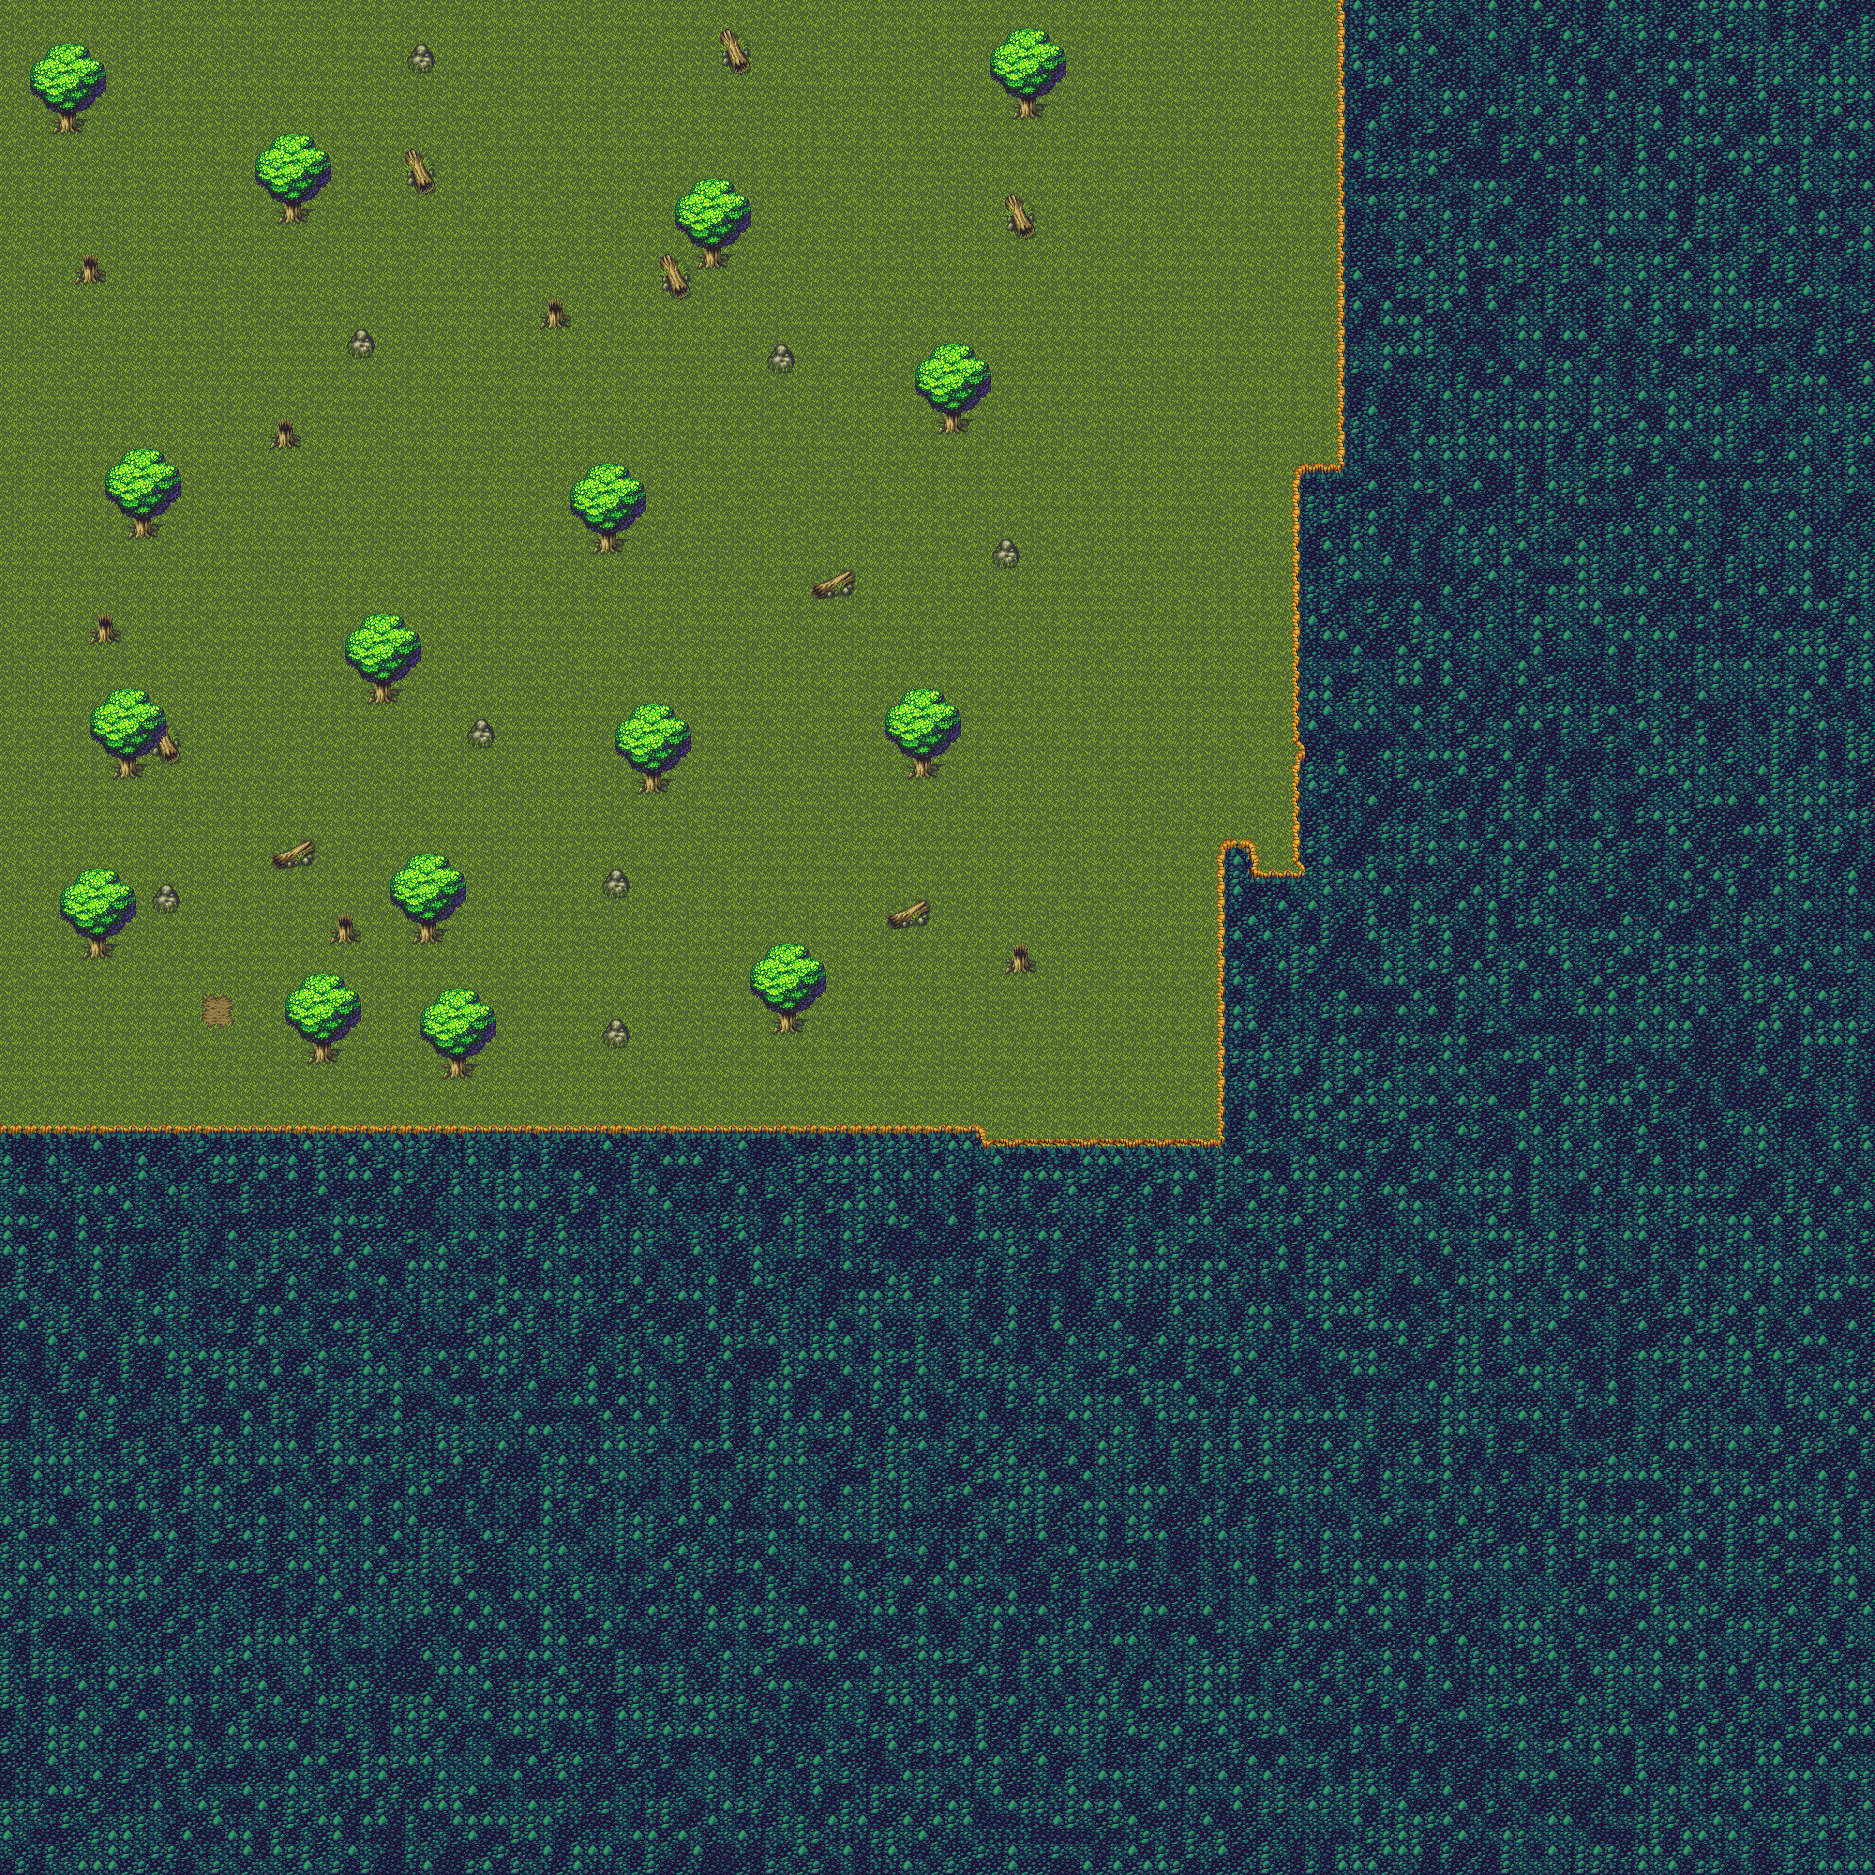

Below is a game level as drawn by its tile map, then a one-line description and the .tmx that defines it (tile-layer data replaced by summaries):
An orthogonal 125x125 tile map with 15x15 px tiles, 3 tile layers (ground, background, foreground) and 13 objects (9x npc-vector, player, merch, title, guide).

<map version="1.4" tiledversion="1.4.2" orientation="orthogonal" renderorder="right-down" width="125" height="125" tilewidth="15" tileheight="15" infinite="0" nextlayerid="5" nextobjectid="25">
 <editorsettings>
  <export target="../src/assets/maps/level1.json" format="json" />
 </editorsettings>
 <tileset firstgid="1" name="gentle forest, rabite palette" tilewidth="16" tileheight="16" tilecount="336" columns="21">
  <image source="19.05 - Gentle Forest 2.0a (free palettes)/gentle forest, rabite palette.png" width="336" height="256" />
  <tile id="9">
   <properties>
    <property name="collides" type="bool" value="true" />
   </properties>
  </tile>
  <tile id="10">
   <properties>
    <property name="collides" type="bool" value="true" />
   </properties>
  </tile>
  <tile id="11">
   <properties>
    <property name="collides" type="bool" value="true" />
   </properties>
  </tile>
  <tile id="12">
   <properties>
    <property name="collides" type="bool" value="true" />
   </properties>
  </tile>
  <tile id="13">
   <properties>
    <property name="collides" type="bool" value="true" />
   </properties>
  </tile>
  <tile id="14">
   <properties>
    <property name="collides" type="bool" value="true" />
   </properties>
  </tile>
  <tile id="26">
   <properties>
    <property name="collides" type="bool" value="true" />
   </properties>
  </tile>
  <tile id="27">
   <properties>
    <property name="collides" type="bool" value="true" />
   </properties>
  </tile>
  <tile id="28">
   <properties>
    <property name="collides" type="bool" value="true" />
   </properties>
  </tile>
  <tile id="29">
   <properties>
    <property name="collides" type="bool" value="true" />
   </properties>
  </tile>
  <tile id="30">
   <properties>
    <property name="collides" type="bool" value="true" />
   </properties>
  </tile>
  <tile id="31">
   <properties>
    <property name="collides" type="bool" value="true" />
   </properties>
  </tile>
  <tile id="32">
   <properties>
    <property name="collides" type="bool" value="true" />
   </properties>
  </tile>
  <tile id="33">
   <properties>
    <property name="collides" type="bool" value="true" />
   </properties>
  </tile>
  <tile id="34">
   <properties>
    <property name="collides" type="bool" value="true" />
   </properties>
  </tile>
  <tile id="35">
   <properties>
    <property name="collides" type="bool" value="true" />
   </properties>
  </tile>
  <tile id="49">
   <properties>
    <property name="collides" type="bool" value="true" />
   </properties>
  </tile>
  <tile id="50">
   <properties>
    <property name="collides" type="bool" value="true" />
   </properties>
  </tile>
  <tile id="51">
   <properties>
    <property name="collides" type="bool" value="true" />
   </properties>
  </tile>
  <tile id="52">
   <properties>
    <property name="collides" type="bool" value="true" />
   </properties>
  </tile>
  <tile id="53">
   <properties>
    <property name="collides" type="bool" value="true" />
   </properties>
  </tile>
  <tile id="54">
   <properties>
    <property name="collides" type="bool" value="true" />
   </properties>
  </tile>
  <tile id="55">
   <properties>
    <property name="collides" type="bool" value="true" />
   </properties>
  </tile>
  <tile id="56">
   <properties>
    <property name="collides" type="bool" value="true" />
   </properties>
  </tile>
  <tile id="68">
   <properties>
    <property name="collides" type="bool" value="true" />
   </properties>
  </tile>
  <tile id="69">
   <properties>
    <property name="collides" type="bool" value="true" />
   </properties>
  </tile>
  <tile id="70">
   <properties>
    <property name="collides" type="bool" value="true" />
   </properties>
  </tile>
  <tile id="71">
   <properties>
    <property name="collides" type="bool" value="true" />
   </properties>
  </tile>
  <tile id="72">
   <properties>
    <property name="collides" type="bool" value="true" />
   </properties>
  </tile>
  <tile id="73">
   <properties>
    <property name="collides" type="bool" value="true" />
   </properties>
  </tile>
  <tile id="74">
   <properties>
    <property name="collides" type="bool" value="true" />
   </properties>
  </tile>
  <tile id="75">
   <properties>
    <property name="collides" type="bool" value="true" />
   </properties>
  </tile>
  <tile id="76">
   <properties>
    <property name="collides" type="bool" value="true" />
   </properties>
  </tile>
  <tile id="77">
   <properties>
    <property name="collides" type="bool" value="true" />
   </properties>
  </tile>
  <tile id="90">
   <properties>
    <property name="collides" type="bool" value="true" />
   </properties>
  </tile>
  <tile id="91">
   <properties>
    <property name="collides" type="bool" value="true" />
   </properties>
  </tile>
  <tile id="92">
   <properties>
    <property name="collides" type="bool" value="true" />
   </properties>
  </tile>
  <tile id="93">
   <properties>
    <property name="collides" type="bool" value="true" />
   </properties>
  </tile>
  <tile id="94">
   <properties>
    <property name="collides" type="bool" value="true" />
   </properties>
  </tile>
  <tile id="95">
   <properties>
    <property name="collides" type="bool" value="true" />
   </properties>
  </tile>
  <tile id="96">
   <properties>
    <property name="collides" type="bool" value="true" />
   </properties>
  </tile>
  <tile id="97">
   <properties>
    <property name="collides" type="bool" value="true" />
   </properties>
  </tile>
  <tile id="98">
   <properties>
    <property name="collides" type="bool" value="true" />
   </properties>
  </tile>
  <tile id="111">
   <properties>
    <property name="collides" type="bool" value="true" />
   </properties>
  </tile>
  <tile id="112">
   <properties>
    <property name="collides" type="bool" value="true" />
   </properties>
  </tile>
  <tile id="113">
   <properties>
    <property name="collides" type="bool" value="true" />
   </properties>
  </tile>
  <tile id="114">
   <properties>
    <property name="collides" type="bool" value="true" />
   </properties>
  </tile>
  <tile id="115">
   <properties>
    <property name="collides" type="bool" value="true" />
   </properties>
  </tile>
  <tile id="116">
   <properties>
    <property name="collides" type="bool" value="true" />
   </properties>
  </tile>
  <tile id="117">
   <properties>
    <property name="collides" type="bool" value="true" />
   </properties>
  </tile>
  <tile id="118">
   <properties>
    <property name="collides" type="bool" value="true" />
   </properties>
  </tile>
  <tile id="119">
   <properties>
    <property name="collides" type="bool" value="true" />
   </properties>
  </tile>
  <tile id="135">
   <properties>
    <property name="collides" type="bool" value="true" />
   </properties>
  </tile>
  <tile id="136">
   <properties>
    <property name="collides" type="bool" value="true" />
   </properties>
  </tile>
  <tile id="137">
   <properties>
    <property name="collides" type="bool" value="true" />
   </properties>
  </tile>
  <tile id="138">
   <properties>
    <property name="collides" type="bool" value="true" />
   </properties>
  </tile>
  <tile id="139">
   <properties>
    <property name="collides" type="bool" value="true" />
   </properties>
  </tile>
  <tile id="140">
   <properties>
    <property name="collides" type="bool" value="true" />
   </properties>
  </tile>
  <tile id="156">
   <properties>
    <property name="collides" type="bool" value="true" />
   </properties>
  </tile>
  <tile id="157">
   <properties>
    <property name="collides" type="bool" value="true" />
   </properties>
  </tile>
  <tile id="158">
   <properties>
    <property name="collides" type="bool" value="true" />
   </properties>
  </tile>
  <tile id="159">
   <properties>
    <property name="collides" type="bool" value="true" />
   </properties>
  </tile>
  <tile id="160">
   <properties>
    <property name="collides" type="bool" value="true" />
   </properties>
  </tile>
  <tile id="161">
   <properties>
    <property name="collides" type="bool" value="true" />
   </properties>
  </tile>
  <tile id="173">
   <properties>
    <property name="collides" type="bool" value="true" />
   </properties>
  </tile>
  <tile id="174">
   <properties>
    <property name="collides" type="bool" value="true" />
   </properties>
  </tile>
  <tile id="177">
   <properties>
    <property name="collides" type="bool" value="true" />
   </properties>
  </tile>
  <tile id="178">
   <properties>
    <property name="collides" type="bool" value="true" />
   </properties>
  </tile>
  <tile id="179">
   <properties>
    <property name="collides" type="bool" value="true" />
   </properties>
  </tile>
  <tile id="180">
   <properties>
    <property name="collides" type="bool" value="true" />
   </properties>
  </tile>
  <tile id="181">
   <properties>
    <property name="collides" type="bool" value="true" />
   </properties>
  </tile>
  <tile id="182">
   <properties>
    <property name="collides" type="bool" value="true" />
   </properties>
  </tile>
  <tile id="198">
   <properties>
    <property name="collides" type="bool" value="true" />
   </properties>
  </tile>
  <tile id="199">
   <properties>
    <property name="collides" type="bool" value="true" />
   </properties>
  </tile>
  <tile id="200">
   <properties>
    <property name="collides" type="bool" value="true" />
   </properties>
  </tile>
  <tile id="201">
   <properties>
    <property name="collides" type="bool" value="true" />
   </properties>
  </tile>
  <tile id="202">
   <properties>
    <property name="collides" type="bool" value="true" />
   </properties>
  </tile>
  <tile id="203">
   <properties>
    <property name="collides" type="bool" value="true" />
   </properties>
  </tile>
  <tile id="212">
   <properties>
    <property name="collides" type="bool" value="true" />
   </properties>
  </tile>
  <tile id="221">
   <properties>
    <property name="collides" type="bool" value="true" />
   </properties>
  </tile>
  <tile id="222">
   <properties>
    <property name="collides" type="bool" value="true" />
   </properties>
  </tile>
  <tile id="223">
   <properties>
    <property name="collides" type="bool" value="true" />
   </properties>
  </tile>
  <tile id="224">
   <properties>
    <property name="collides" type="bool" value="true" />
   </properties>
  </tile>
  <tile id="225">
   <properties>
    <property name="collides" type="bool" value="true" />
   </properties>
  </tile>
  <tile id="227">
   <properties>
    <property name="collides" type="bool" value="true" />
   </properties>
  </tile>
  <tile id="233">
   <properties>
    <property name="collides" type="bool" value="true" />
   </properties>
  </tile>
  <tile id="242">
   <properties>
    <property name="collides" type="bool" value="true" />
   </properties>
  </tile>
  <tile id="243">
   <properties>
    <property name="collides" type="bool" value="true" />
   </properties>
  </tile>
  <tile id="244">
   <properties>
    <property name="collides" type="bool" value="true" />
   </properties>
  </tile>
  <tile id="245">
   <properties>
    <property name="collides" type="bool" value="true" />
   </properties>
  </tile>
  <tile id="246">
   <properties>
    <property name="collides" type="bool" value="true" />
   </properties>
  </tile>
  <tile id="248">
   <properties>
    <property name="collides" type="bool" value="true" />
   </properties>
  </tile>
  <tile id="263">
   <properties>
    <property name="collides" type="bool" value="true" />
   </properties>
  </tile>
  <tile id="264">
   <properties>
    <property name="collides" type="bool" value="true" />
   </properties>
  </tile>
  <tile id="265">
   <properties>
    <property name="collides" type="bool" value="true" />
   </properties>
  </tile>
  <tile id="266">
   <properties>
    <property name="collides" type="bool" value="true" />
   </properties>
  </tile>
  <tile id="267">
   <properties>
    <property name="collides" type="bool" value="true" />
   </properties>
  </tile>
  <tile id="269">
   <properties>
    <property name="collides" type="bool" value="true" />
   </properties>
  </tile>
  <tile id="286">
   <properties>
    <property name="collides" type="bool" value="true" />
   </properties>
  </tile>
  <tile id="287">
   <properties>
    <property name="collides" type="bool" value="true" />
   </properties>
  </tile>
  <tile id="288">
   <properties>
    <property name="collides" type="bool" value="true" />
   </properties>
  </tile>
  <tile id="290">
   <properties>
    <property name="collides" type="bool" value="true" />
   </properties>
  </tile>
  <tile id="291">
   <properties>
    <property name="collides" type="bool" value="true" />
   </properties>
  </tile>
  <tile id="292">
   <properties>
    <property name="collides" type="bool" value="true" />
   </properties>
  </tile>
  <tile id="293">
   <properties>
    <property name="collides" type="bool" value="true" />
   </properties>
  </tile>
  <tile id="309">
   <properties>
    <property name="collides" type="bool" value="true" />
   </properties>
  </tile>
  <tile id="311">
   <properties>
    <property name="collides" type="bool" value="true" />
   </properties>
  </tile>
  <tile id="312">
   <properties>
    <property name="collides" type="bool" value="true" />
   </properties>
  </tile>
  <tile id="313">
   <properties>
    <property name="collides" type="bool" value="true" />
   </properties>
  </tile>
  <tile id="314">
   <properties>
    <property name="collides" type="bool" value="true" />
   </properties>
  </tile>
  <tile id="330">
   <properties>
    <property name="collides" type="bool" value="true" />
   </properties>
  </tile>
  <tile id="332">
   <properties>
    <property name="collides" type="bool" value="true" />
   </properties>
  </tile>
 </tileset>
 <layer id="1" name="ground" width="125" height="125">
  <data>[15625 cells, 15625 non-empty, 33 distinct tile ids]</data>
 </layer>
 <layer id="2" name="background" width="125" height="125">
  <data>[15625 cells, 172 non-empty, 22 distinct tile ids]</data>
 </layer>
 <objectgroup id="3" name="points">
  <object id="1" name="player" x="216.833" y="972.83">
   <point />
  </object>
  <object id="2" name="npc-vector" x="247.333" y="784.667">
   <properties>
    <property name="dialog" value="Would you care to join me on a journey of intrigue?" />
    <property name="link1" value="3" />
    <property name="link2" value="4" />
    <property name="option1" value="Sure" />
    <property name="option2" value="Nah" />
   </properties>
   <point />
  </object>
  <object id="3" name="npc-vector" x="564" y="843">
   <properties>
    <property name="dialog">Now I myself am prone to traveling great distances, through time and space.
What say you to a long adventure?</property>
    <property name="link1" value="5" />
    <property name="link2" value="6" />
    <property name="option1" value="Probably nah" />
    <property name="option2" value="Let's do it" />
   </properties>
   <point />
  </object>
  <object id="4" name="npc-vector" x="175" y="72">
   <properties>
    <property name="dialog" value="We can just chill here then..." />
    <property name="link1" value="restart" />
    <property name="option1" value="Nah tho" />
   </properties>
   <point />
  </object>
  <object id="5" name="npc-vector" x="562" y="631">
   <properties>
    <property name="dialog">I suppose we shall see how things unfold from here...
If you had to choose between losing a hand, and losing a foot, which would you lose?</property>
    <property name="link1" value="7" />
    <property name="link2" value="8" />
    <property name="option1" value="Hand" />
    <property name="option2" value="Foot" />
   </properties>
   <point />
  </object>
  <object id="6" name="npc-vector" x="790" y="844">
   <properties>
    <property name="dialog">Cool, let's continue. Where would you rather see first?
(Don't worry, we can revisit different times, and different places easily enough).</property>
    <property name="link1" value="9" />
    <property name="link2" value="10" />
    <property name="option1" value="A dreamy, moonlit forest" />
    <property name="option2" value="A warm, tropical jungle" />
   </properties>
   <point />
  </object>
  <object id="7" name="npc-vector" x="459" y="304">
   <properties>
    <property name="dialog" value="You'd rather lose a hand hmm? Very interesting. I'm sure something can be arranged..." />
    <property name="link1" value="restart" />
    <property name="option1" value="Uh, okay..." />
   </properties>
   <point />
  </object>
  <object id="8" name="npc-vector" x="753" y="630">
   <properties>
    <property name="dialog" value="You'd rather lose a foot hmm? Very interesting. I'm sure something can be arranged..." />
    <property name="link1" value="restart" />
    <property name="option1" value="Uh, okay..." />
   </properties>
   <point />
  </object>
  <object id="9" name="npc-vector" x="1059" y="839">
   <properties>
    <property name="dialog" value="A moonlit forest huh? Alright I'll bite." />
    <property name="link1" value="level2a" />
    <property name="option1" value="Bite what?" />
   </properties>
   <point />
  </object>
  <object id="10" name="npc-vector" x="906" y="1069">
   <properties>
    <property name="dialog" value="Tropics huh? I don't care for the bugs, but I suppose we'll work it out." />
    <property name="link1" value="level2b" />
    <property name="option1" value="Work what out" />
   </properties>
   <point />
  </object>
  <object id="13" name="merch" x="1064.33" y="99.3333">
   <point />
  </object>
  <object id="14" name="title" x="96.75" y="973.167" width="98.38" height="38">
   <text wrap="1" color="#b4000000" halign="right">Ever in
Search</text>
  </object>
  <object id="15" name="guide" x="129.146" y="806.5" width="92.375" height="28">
   <text fontfamily="Sans Serif" pixelsize="11" wrap="1">Click / tap
to play.</text>
  </object>
 </objectgroup>
 <layer id="4" name="foreground" width="125" height="125">
  <data>[15625 cells, 348 non-empty, 24 distinct tile ids]</data>
 </layer>
</map>
